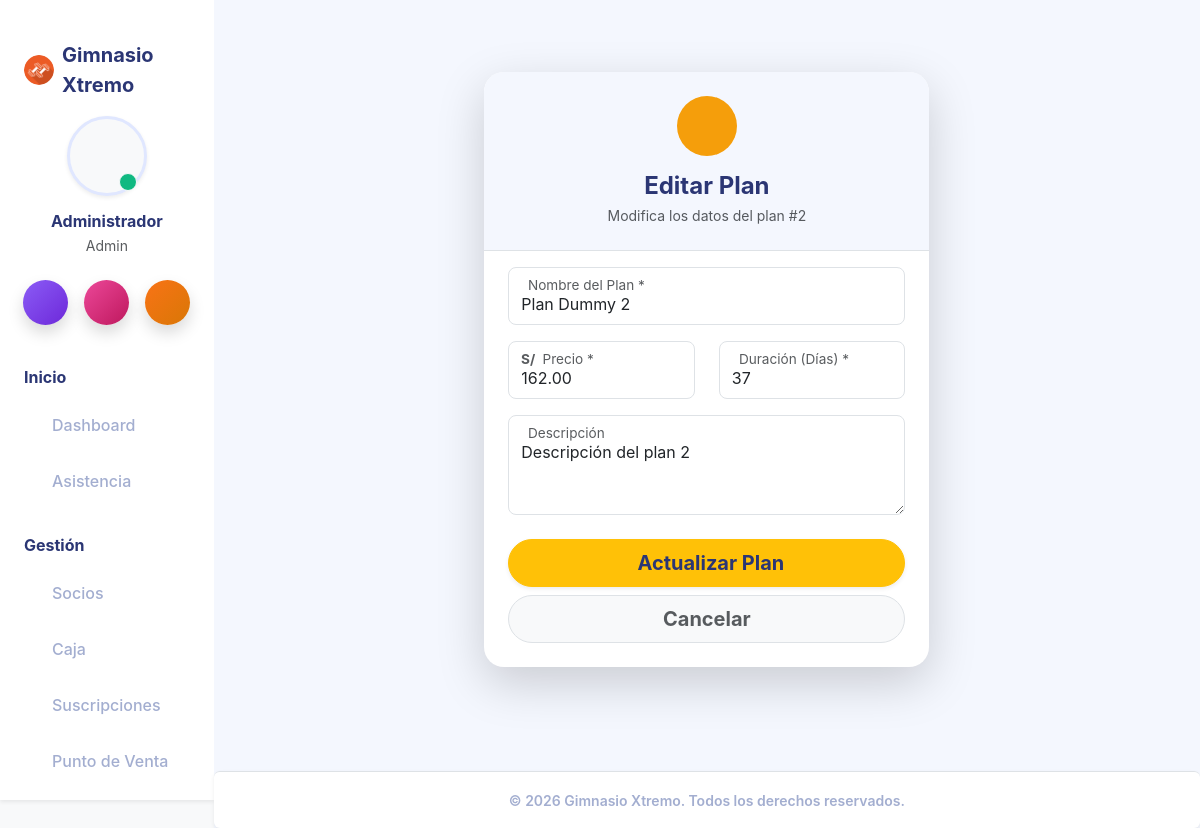
/planes/editar/2 (signed in), run on the app's committed database.
### tables this page shows
CREATE TABLE IF NOT EXISTS `configuracion` (
  `id` int NOT NULL,
  `nombre_sistema` varchar(100) DEFAULT NULL,
  `ruc` varchar(20) DEFAULT NULL,
  `direccion` varchar(255) DEFAULT NULL,
  `telefono` varchar(20) DEFAULT NULL,
  `email` varchar(100) DEFAULT NULL,
  `logo` varchar(255) DEFAULT NULL,
  `moneda` varchar(10) DEFAULT '$',
  PRIMARY KEY (`id`)
);

CREATE TABLE IF NOT EXISTS `planes` (
  `id` int NOT NULL AUTO_INCREMENT,
  `nombre` varchar(50) NOT NULL,
  `precio` decimal(10,2) NOT NULL,
  `duracion_dias` int NOT NULL,
  `descripcion` text,
  `estado` enum('activo','inactivo') DEFAULT 'activo',
  PRIMARY KEY (`id`)
);

### app/models/Configuracion.php (called while the page is built, shortened)
<?php
class Configuracion {
    public static function getInfo() {
        $database = new Database();
        $conn = $database->getConnection();
        $query = "SELECT * FROM configuracion WHERE id = 1 LIMIT 1";
        $stmt = $conn->prepare($query);
        $stmt->execute();
        return $stmt->fetch(PDO::FETCH_ASSOC);
    }
}

### app/models/Plan.php (called while the page is built, shortened)
<?php
class Plan {
    private $conn;
    private $table_name = "planes";
    public function __construct() {
        $database = new Database();
        $this->conn = $database->getConnection();
    }
    public function obtenerPorId($id) {
        $query = "SELECT * FROM " . $this->table_name . " WHERE id = ? LIMIT 1";
        $stmt = $this->conn->prepare($query);
        $stmt->bindParam(1, $id);
        $stmt->execute();
        return $stmt->fetch(PDO::FETCH_ASSOC);
    }
}

### app/config/Database.php (called while the page is built, shortened)
<?php
class Database {
    private $host = 'localhost';
    private $db_name = 'gym_system';
    private $username = 'root';
    private $password = '';
    public function getConnection() {
        $this->conn = null;
        try {
            $this->conn = new PDO("mysql:host=" . $this->host . ";dbname=" . $this->db_name, $this->username, $this->password);
            $this->conn->exec("set names utf8");
            $this->conn->setAttribute(PDO::ATTR_ERRMODE, PDO::ERRMODE_EXCEPTION);
        } catch(PDOException $exception) {
            echo "Error de conexión: " . $exception->getMessage();
        }
        return $this->conn;
    }
}

### app/views/planes/editar.php (the view, shortened to what this page needs)
<!DOCTYPE html>
<html lang="es">
<head>
    <link href="https://cdn.jsdelivr.net/npm/bootstrap@5.3.0/dist/css/bootstrap.min.css" rel="stylesheet">
</head>
<body class="bg-light">
    <?php require_once '../app/views/inc/navbar.php'; ?>
    <div class="container container-form mt-5 mb-5 fade-in">
        <div class="row justify-content-center">
            <div class="col-md-7 col-lg-6">
                <div class="module-container p-0 shadow-lg">
                    <div class="border-bottom px-4 py-4 mb-2 text-center" style="background: var(--gym-bg-light); border-top-left-radius: 20px; border-top-right-radius: 20px;">
                        <div class="d-inline-flex bg-warning bg-opacity-10 p-3 rounded-circle mb-3 align-items-center justify-content-center" style="width: 60px; height: 60px;">
                        </div>
                        <h4 class="fw-bold text-dark m-0">Editar Plan</h4>
                        <p class="text-muted small mt-1 mb-0">Modifica los datos del plan #<?= $plan['id'] ?></p>
                    </div>
                    <form action="/planes/actualizar" method="POST" class="p-4 pt-2">
                        <div class="form-floating mb-3">
                            <input type="text" class="form-control rounded-3" name="nombre" id="plan_nombre" value="<?= htmlspecialchars($plan['nombre']) ?>" required>
                            <label for="plan_nombre" class="text-muted"><i class="fas fa-tag me-2"></i>Nombre del Plan *</label>
                        </div>
                        <div class="row">
                            <div class="col-md-6 mb-3">
                                <div class="form-floating">
                                    <input type="number" step="0.01" class="form-control rounded-3" name="precio" id="plan_precio" value="<?= htmlspecialchars($plan['precio']) ?>" required>
                                    <label for="plan_precio" class="text-muted"><span class="me-1 fw-bold"><?= $config['moneda'] ?></span> Precio *</label>
                                </div>
                            </div>
                            <div class="col-md-6 mb-3">
                                <div class="form-floating">
                                    <input type="number" class="form-control rounded-3" name="duracion" id="plan_duracion" value="<?= htmlspecialchars($plan['duracion_dias']) ?>" required>
                                    <label for="plan_duracion" class="text-muted"><i class="fas fa-calendar-alt me-2"></i>Duración (Días) *</label>
                                </div>
                            </div>
                        </div>
                        <div class="form-floating mb-4">
                            <textarea class="form-control rounded-3" name="descripcion" id="plan_desc" style="height: 100px"><?= htmlspecialchars($plan['descripcion']) ?></textarea>
                            <label for="plan_desc" class="text-muted"><i class="fas fa-align-left me-2"></i>Descripción</label>
                        </div>
                        <div class="d-grid gap-2">
                            <button type="submit" class="btn btn-warning btn-lg rounded-pill shadow-sm fw-bold text-dark">
                                <i class="fas fa-save me-2"></i>Actualizar Plan
                            </button>
                            <a href="/planes/index" class="btn btn-light btn-lg rounded-pill text-muted fw-bold border">
                                Cancelar
                            </a>
                        </div>
                    </form>
                </div>
            </div>
        </div>
    </div>
    <?php require_once '../app/views/inc/footer.php'; ?>
</body>
</html>

### app/views/inc/navbar.php (shortened to what this page needs)
<?php
require_once __DIR__ . '/../../models/Configuracion.php';
$config = Configuracion::getInfo();
$_rolActual = $_SESSION['user_rol'] ?? '';
$current_uri = $_SERVER['REQUEST_URI'] ?? '';
$is_active = function($path) use ($current_uri) {
    if ($path === '/home/index') {
        return ($current_uri === '/' || strpos($current_uri, '/home') === 0) ? 'active' : '';
    }
    return strpos($current_uri, $path) === 0 ? 'active' : '';
};
?>
<link rel="stylesheet" href="/css/gym-theme.css?v=<?= time() ?>">
<div class="d-flex" id="wrapper">
    <div class="bg-white shadow-sm" id="sidebar-wrapper">
        <div class="sidebar-heading p-4 d-flex align-items-center justify-content-center">
            <?php if(!empty($config['logo'])): ?>
                <img src="/img/<?= $config['logo'] ?>?v=<?= time() ?>"
                     alt="Logo" width="30" height="30"
                     class="d-inline-block align-text-top rounded-circle me-2">
            <?php endif; ?>
            <span class="fs-5 fw-bold text-dark tracking-wider"><?= $config['nombre_sistema'] ?></span>
        </div>
        <div class="text-center mt-3 mb-4 px-4">
            <div class="position-relative d-inline-block mb-3">
                <div class="bg-light rounded-circle shadow-sm d-flex align-items-center justify-content-center mx-auto" style="width: 80px; height: 80px; border: 3px solid #E0E7FF;">
                </div>
                <span class="position-absolute bottom-0 end-0 p-2 bg-success border border-light rounded-circle" style="transform: translate(-10px, -5px);"></span>
            </div>
            <h6 class="fw-bold text-dark mb-1"><?= $_SESSION['user_name'] ?? 'Usuario' ?></h6>
            <p class="text-muted small mb-0"><?= ucfirst($_SESSION['user_rol'] ?? 'Invitado') ?></p>
        </div>
        <div class="d-flex justify-content-center gap-3 mb-4 px-3">
            <a href="/notificaciones/index" class="btn btn-primary rounded-circle shadow p-0 d-flex align-items-center justify-content-center" style="width: 45px; height: 45px; background: linear-gradient(135deg, #8B5CF6, #6D28D9); border:none;">
            </a>
            <a href="/asistencia/index" class="btn rounded-circle shadow p-0 d-flex align-items-center justify-content-center" style="width: 45px; height: 45px; background: linear-gradient(135deg, #EC4899, #BE185D); border:none;">
            </a>
            <a href="/configuracion/index" class="btn rounded-circle shadow p-0 d-flex align-items-center justify-content-center" style="width: 45px; height: 45px; background: linear-gradient(135deg, #F97316, #D97706); border:none;">
            </a>
        </div>
        <div id="sidebar-nav-scroll">
            <div class="list-group list-group-flush mt-2 px-2">
                <p class="text-dark fw-bold ms-3 mt-2 mb-2 fs-6">Inicio</p>
                <a class="list-group-item list-group-item-action rounded mb-1 <?= $is_active('/home') ?>" href="/home/index">
                    <i class="fas fa-home w-20px text-center"></i> Dashboard
                </a>
                <a class="list-group-item list-group-item-action rounded mb-1 <?= $is_active('/asistencia') ?>" href="/asistencia/index">
                    <i class="fas fa-clock w-20px text-center"></i> Asistencia
                </a>
                <p class="text-dark fw-bold ms-3 mt-4 mb-2 fs-6">Gestión</p>
                <a class="list-group-item list-group-item-action rounded mb-1 <?= $is_active('/socios') ?>" href="/socios/index">
                    <i class="fas fa-users w-20px text-center"></i> Socios
                </a>
                <?php if($_rolActual === 'admin' || $_rolActual === 'recepcionista'): ?>
                    <a class="list-group-item list-group-item-action rounded mb-1 <?= $is_active('/caja') ?>" href="/caja/index">
                        <i class="fas fa-cash-register w-20px text-center"></i> Caja
                    </a>
                    <a class="list-group-item list-group-item-action rounded mb-1 <?= $is_active('/suscripciones') ?>" href="/suscripciones/index">
                        <i class="fas fa-file-invoice-dollar w-20px text-center"></i> Suscripciones
                    </a>
                    <a class="list-group-item list-group-item-action rounded mb-1 <?= $is_active('/pos') ?>" href="/pos/index">
                        <i class="fas fa-shopping-cart w-20px text-center"></i> Punto de Venta
                    </a>
                    <a class="list-group-item list-group-item-action rounded mb-1 <?= $is_active('/notificaciones') ?>" href="/notificaciones/index">
                    </a>
                <?php endif; ?>
            </div>
        </div>
    </div>
    <div id="page-content-wrapper" class="d-flex flex-column" style="min-height: 100vh; background-color: var(--gym-bg-light);">
        <div class="container-fluid p-4 flex-grow-1">

### app/views/inc/footer.php (shortened to what this page needs)
        </div>
        <footer class="bg-white border-top text-center py-3 mt-auto shadow-sm text-secondary rounded">
            <small class="fw-semibold">&copy; <?= date('Y') ?> <?= $config['nombre_sistema'] ?>. Todos los derechos reservados.</small>
        </footer>
    </div>
</div>
</body>
</html>

### public/css/gym-theme.css (style rules this page uses)
:root { --gym-primary: #6366F1; --gym-primary-hover: #4F46E5; --gym-primary-light: #E0E7FF; --gym-secondary: #3B82F6; --gym-success: #10B981; --gym-warning: #F59E0B; --gym-danger: #EF4444; --gym-info: #0EA5E9; --gym-dark: #2B3674; --gym-darker: #1A2035; --gym-gray-800: #1F2937; --gym-gray-700: #374151; --gym-gray-600: #4B5563; --gym-bg-light: #F4F7FE; --gym-bg-white: #FFFFFF; --gym-text-dark: #2B3674; --gym-text-muted: #A3AED0; --gym-text-light: #FFFFFF; --grad-purple: linear-gradient(to right, #8B5CF6, #6D28D9); --grad-pink: linear-gradient(to right, #EC4899, #BE185D); --grad-orange: linear-gradient(to right, #F97316, #D97706); --grad-teal: linear-gradient(to right, #14B8A6, #0D9488); --shadow-soft: 0 10px 20px rgba(0,0,0,0.03); }
body { background-color: var(--gym-bg-light) !important; font-family: 'Inter', 'Segoe UI', Roboto, 'Helvetica Neue', Arial, sans-serif; color: var(--gym-text-dark); }
.bg-success { background-color: var(--gym-success) !important; }
.bg-warning { background-color: var(--gym-warning) !important; }
.text-secondary { color: var(--gym-text-muted) !important; }
.text-dark { color: var(--gym-text-dark) !important; }
.btn-primary { background-color: var(--gym-primary) !important; border-color: var(--gym-primary) !important; color: var(--gym-text-light) !important; box-shadow: 0 4px 6px -1px rgba(249, 115, 22, 0.2), 0 2px 4px -1px rgba(249, 115, 22, 0.1); }
.btn { font-weight: 600; border-radius: 8px; transition: all 0.2s ease-in-out; }
#sidebar-wrapper { background: var(--gym-bg-white) !important; box-shadow: 5px 0 20px rgba(0,0,0,0.02); border-right: none; padding-top: 1rem; display: flex; flex-direction: column; height: 100vh; overflow: hidden; }
#sidebar-nav-scroll { overflow-y: auto; flex: 1 1 auto; min-height: 0; padding-bottom: 1rem; }
#sidebar-wrapper .sidebar-heading { background-color: var(--gym-bg-white) !important; color: var(--gym-text-dark) !important; border-bottom: none !important; padding-bottom: 0 !important; }
#sidebar-wrapper .list-group-item { background-color: transparent !important; color: var(--gym-text-muted) !important; font-weight: 500; border: none !important; margin: 0.2rem 1rem !important; border-radius: 12px !important; padding: 0.8rem 1rem; display: flex; align-items: center; }
.module-container { background: var(--gym-bg-white); border-radius: 20px; box-shadow: 0 4px 20px rgba(0,0,0,0.03); padding: 2rem; margin-bottom: 2rem; border: none; }

### app/views/inc/navbar.php (style rules this page uses)
#sidebar-wrapper { width: 260px; transition: margin .25s ease-out; }
#page-content-wrapper { width: 100%; min-width: 0; transition: all 0.2s ease-out; }

### data on the page
configuracion: logo (picture), nombre_sistema "Gimnasio Xtremo"
planes: id "2", nombre "Plan Dummy 2", precio "162.00", duracion "37", descripcion "Descripción del plan 2"

### other printed values
$_SESSION['user_name'] "Administrador"
$_SESSION['user_rol'] "Admin"
